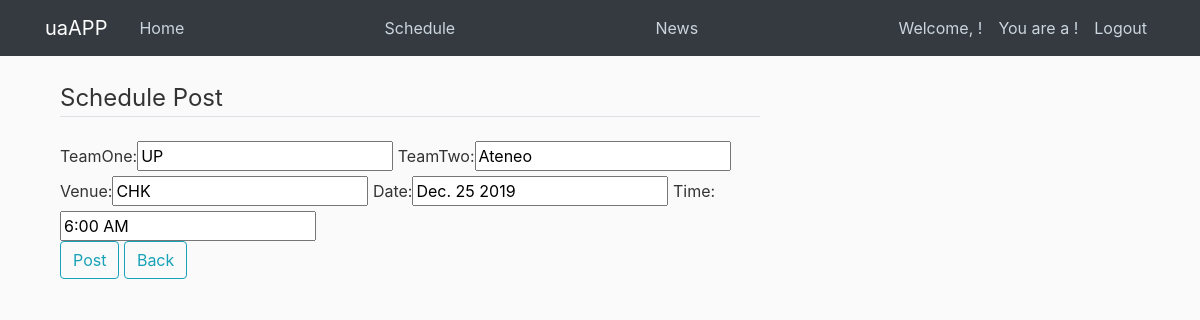
The page /schedule/post/10/update (signed in) on the database its author committed.
### schedule/models.py (models this page shows, shortened)
class Schedule(models.Model):
    teamOne = models.CharField(max_length = 100)
    teamTwo = models.CharField(max_length = 100)
    venue = models.CharField(max_length = 100)
    date = models.CharField(max_length = 100)
    time = models.CharField(max_length = 100)

### schedule/views.py (the view)
# urls.py: path('post/<int:pk>/update', SchedPostUpdateView.as_view(), name='post-update'),
class SchedPostUpdateView(LoginRequiredMixin, UpdateView):
	model = Schedule
	fields = ['teamOne', 'teamTwo', 'venue', 'date', 'time']

### schedule/templates/schedule/schedule_form.html (shortened to what this page needs)
{% extends 'home/base.html' %}
{% load crispy_forms_tags %}
{% block content %}
    <div class = "container">
        <form method="post", enctype="multipart/form-data">
            <fieldsets class = "form-group">
                <legend class = "border-bottom mb-4"> Schedule Post</legend>
                {{ form }}
                <div class = "form-group">
                    <button class = "btn btn-outline-info" input type="submit"> Post </button>
                    <button class = "btn btn-outline-info" href="{% url 'post-detail' object.id %}"> Back </button>
                </div>
            </fieldsets>
        </form>
    </div>
{% endblock %}

### home/static/home/main.css (style rules this page uses)
body { background: #fafafa; color: #333333; margin-top: 5rem; }

### rows shown on the page
Schedule: teamOne "UP", teamTwo "Ateneo", venue "CHK", date "Dec. 25 2019", time "6:00 AM"
